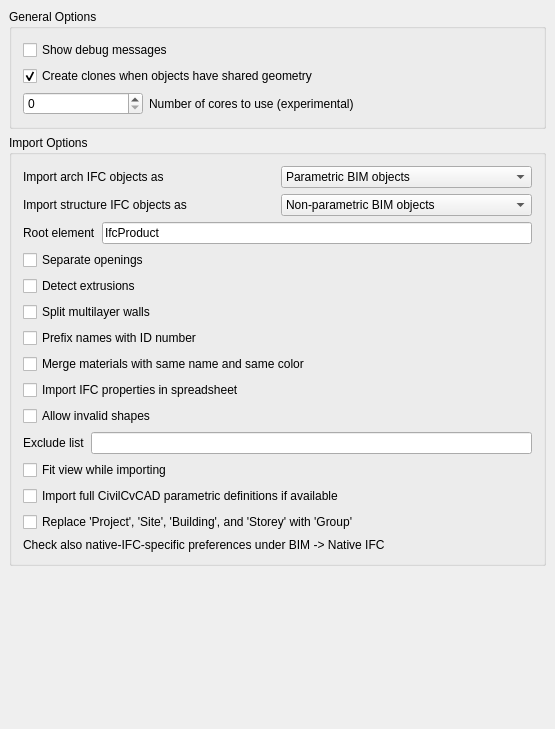
<?xml version="1.0" encoding="UTF-8"?>
<ui version="4.0">
 <class>Gui::Dialog::DlgSettingsArch</class>
 <widget class="QWidget" name="Gui::Dialog::DlgSettingsArch">
  <property name="geometry">
   <rect>
    <x>0</x>
    <y>0</y>
    <width>555</width>
    <height>729</height>
   </rect>
  </property>
  <property name="windowTitle">
   <string>IFC Import</string>
  </property>
  <layout class="QVBoxLayout">
   <property name="spacing">
    <number>6</number>
   </property>
   <property name="margin">
    <number>9</number>
   </property>
   <item>
    <widget class="QGroupBox" name="groupBox_3">
     <property name="title">
      <string>General Options</string>
     </property>
     <layout class="QVBoxLayout" name="verticalLayout_3">
      <item>
       <widget class="Gui::PrefCheckBox" name="gui::prefcheckbox_5">
        <property name="toolTip">
         <string>Shows verbose debug messages during import and export
of IFC files in the Report view panel</string>
        </property>
        <property name="text">
         <string>Show debug messages</string>
        </property>
        <property name="prefEntry" stdset="0">
         <cstring>ifcDebug</cstring>
        </property>
        <property name="prefPath" stdset="0">
         <cstring>Mod/Arch</cstring>
        </property>
       </widget>
      </item>
      <item>
       <widget class="Gui::PrefCheckBox" name="checkBox_6">
        <property name="toolTip">
         <string>Clones are used when objects have shared geometry
One object is the base object, the others are clones.</string>
        </property>
        <property name="text">
         <string>Create clones when objects have shared geometry</string>
        </property>
        <property name="checked">
         <bool>true</bool>
        </property>
        <property name="prefEntry" stdset="0">
         <cstring>ifcCreateClones</cstring>
        </property>
        <property name="prefPath" stdset="0">
         <cstring>Mod/Arch</cstring>
        </property>
       </widget>
      </item>
      <item>
       <layout class="QHBoxLayout" name="horizontalLayout">
        <item>
         <widget class="Gui::PrefSpinBox" name="spinBox">
          <property name="maximumSize">
           <size>
            <width>120</width>
            <height>16777215</height>
           </size>
          </property>
          <property name="toolTip">
           <string>EXPERIMENTAL
The number of cores to use in multicore mode.
Keep 0 to disable multicore mode.
The maximum value should be the number of cores in the CPU minus 1,
for example, 3 cores for a 4-core CPU.

Set it to 1 to use multicore mode in single-core mode; this is safer
if crashes occur when multiple cores are set.</string>
          </property>
          <property name="prefEntry" stdset="0">
           <cstring>ifcMulticore</cstring>
          </property>
          <property name="prefPath" stdset="0">
           <cstring>Mod/Arch</cstring>
          </property>
         </widget>
        </item>
        <item>
         <widget class="QLabel" name="label">
          <property name="toolTip">
           <string>EXPERIMENTAL
The number of cores to use in multicore mode.
Keep 0 to disable multicore mode.
The maximum value should be the number of cores in the CPU minus 1,
for example, 3 cores for a 4-core CPU.

Set it to 1 to use multicore mode in single-core mode; this is safer
if crashes occur when multiple cores are set.</string>
          </property>
          <property name="text">
           <string>Number of cores to use (experimental)</string>
          </property>
         </widget>
        </item>
        <item>
         <spacer name="horizontalSpacer">
          <property name="orientation">
           <enum>Qt::Horizontal</enum>
          </property>
          <property name="sizeType">
           <enum>QSizePolicy::Fixed</enum>
          </property>
          <property name="sizeHint" stdset="0">
           <size>
            <width>16</width>
            <height>20</height>
           </size>
          </property>
         </spacer>
        </item>
       </layout>
      </item>
     </layout>
    </widget>
   </item>
   <item>
    <widget class="QGroupBox" name="groupBox_2">
     <property name="title">
      <string>Import Options</string>
     </property>
     <layout class="QVBoxLayout" name="verticalLayout">
      <item>
       <layout class="QHBoxLayout" name="horizontalLayout_3">
        <item>
         <widget class="QLabel" name="label_5">
          <property name="text">
           <string>Import arch IFC objects as</string>
          </property>
         </widget>
        </item>
        <item>
         <widget class="Gui::PrefComboBox" name="comboBox">
          <property name="toolTip">
           <string>Specifies what kind of objects will be created in CivilCvCAD</string>
          </property>
          <property name="prefEntry" stdset="0">
           <cstring>ifcImportModeArch</cstring>
          </property>
          <property name="prefPath" stdset="0">
           <cstring>Mod/Arch</cstring>
          </property>
          <item>
           <property name="text">
            <string>Parametric BIM objects</string>
           </property>
          </item>
          <item>
           <property name="text">
            <string>Non-parametric BIM objects</string>
           </property>
          </item>
          <item>
           <property name="text">
            <string>Simple Part shapes</string>
           </property>
          </item>
          <item>
           <property name="text">
            <string>One compound per floor</string>
           </property>
          </item>
          <item>
           <property name="text">
            <string>Do not import BIM objects</string>
           </property>
          </item>
         </widget>
        </item>
       </layout>
      </item>
      <item>
       <layout class="QHBoxLayout" name="horizontalLayout_5">
        <item>
         <widget class="QLabel" name="label_6">
          <property name="text">
           <string>Import structure IFC objects as</string>
          </property>
         </widget>
        </item>
        <item>
         <widget class="Gui::PrefComboBox" name="comboBox_2">
          <property name="toolTip">
           <string>Specifies what kind of objects will be created in CivilCvCAD</string>
          </property>
          <property name="prefEntry" stdset="0">
           <cstring>ifcImportModeStruct</cstring>
          </property>
          <property name="prefPath" stdset="0">
           <cstring>Mod/Arch</cstring>
          </property>
          <item>
           <property name="text">
            <string>Non-parametric BIM objects</string>
           </property>
          </item>
          <item>
           <property name="text">
            <string>Simple Part shapes</string>
           </property>
          </item>
          <item>
           <property name="text">
            <string>One compound for all</string>
           </property>
          </item>
          <item>
           <property name="text">
            <string>Do not import structural objects</string>
           </property>
          </item>
         </widget>
        </item>
       </layout>
      </item>
      <item>
       <layout class="QHBoxLayout" name="horizontalLayout_2">
        <item>
         <widget class="QLabel" name="label_2">
          <property name="text">
           <string>Root element</string>
          </property>
         </widget>
        </item>
        <item>
         <widget class="Gui::PrefLineEdit" name="lineEdit_2">
          <property name="toolTip">
           <string>Only subtypes of the specified element will be imported.
Keep the element IfcProduct to import all building elements.</string>
          </property>
          <property name="text">
           <string notr="true">IfcProduct</string>
          </property>
          <property name="prefEntry" stdset="0">
           <cstring>ifcRootElement</cstring>
          </property>
          <property name="prefPath" stdset="0">
           <cstring>Mod/Arch</cstring>
          </property>
         </widget>
        </item>
       </layout>
      </item>
      <item>
       <widget class="Gui::PrefCheckBox" name="gui::prefcheckbox_6">
        <property name="toolTip">
         <string>Openings will be imported as subtractions, otherwise wall shapes
will already have their openings subtracted</string>
        </property>
        <property name="text">
         <string>Separate openings</string>
        </property>
        <property name="prefEntry" stdset="0">
         <cstring>ifcSeparateOpenings</cstring>
        </property>
        <property name="prefPath" stdset="0">
         <cstring>Mod/Arch</cstring>
        </property>
       </widget>
      </item>
      <item>
       <widget class="Gui::PrefCheckBox" name="checkBox_2">
        <property name="toolTip">
         <string>The importer will try to detect extrusions.
Note that this might slow things down.</string>
        </property>
        <property name="text">
         <string>Detect extrusions</string>
        </property>
        <property name="prefEntry" stdset="0">
         <cstring>ifcGetExtrusions</cstring>
        </property>
        <property name="prefPath" stdset="0">
         <cstring>Mod/Arch</cstring>
        </property>
       </widget>
      </item>
      <item>
       <widget class="Gui::PrefCheckBox" name="checkBox_11">
        <property name="toolTip">
         <string>Split walls made of multiple layers</string>
        </property>
        <property name="text">
         <string>Split multilayer walls</string>
        </property>
        <property name="prefEntry" stdset="0">
         <cstring>ifcSplitLayers</cstring>
        </property>
        <property name="prefPath" stdset="0">
         <cstring>Mod/Arch</cstring>
        </property>
       </widget>
      </item>
      <item>
       <widget class="Gui::PrefCheckBox" name="gui::prefcheckbox_7">
        <property name="toolTip">
         <string>Object names will be prefixed with the IFC ID number</string>
        </property>
        <property name="text">
         <string>Prefix names with ID number</string>
        </property>
        <property name="prefEntry" stdset="0">
         <cstring>ifcPrefixNumbers</cstring>
        </property>
        <property name="prefPath" stdset="0">
         <cstring>Mod/Arch</cstring>
        </property>
       </widget>
      </item>
      <item>
       <widget class="Gui::PrefCheckBox" name="checkBox_3">
        <property name="toolTip">
         <string>If several materials with the same name and color are found in the IFC file,
they will be treated as one.</string>
        </property>
        <property name="text">
         <string>Merge materials with same name and same color</string>
        </property>
        <property name="prefEntry" stdset="0">
         <cstring>ifcMergeMaterials</cstring>
        </property>
        <property name="prefPath" stdset="0">
         <cstring>Mod/Arch</cstring>
        </property>
       </widget>
      </item>
      <item>
       <widget class="Gui::PrefCheckBox" name="checkBox_8">
        <property name="toolTip">
         <string>Each object will have their IFC properties stored in a spreadsheet object</string>
        </property>
        <property name="text">
         <string>Import IFC properties in spreadsheet</string>
        </property>
        <property name="prefEntry" stdset="0">
         <cstring>ifcImportProperties</cstring>
        </property>
        <property name="prefPath" stdset="0">
         <cstring>Mod/Arch</cstring>
        </property>
       </widget>
      </item>
      <item>
       <widget class="Gui::PrefCheckBox" name="checkBox_22">
        <property name="toolTip">
         <string>IFC files can contain unclean or non-solid geometry. If this option is checked, all the geometry is imported, regardless of their validity.</string>
        </property>
        <property name="text">
         <string>Allow invalid shapes</string>
        </property>
        <property name="prefEntry" stdset="0">
         <cstring>ifcAllowInvalid</cstring>
        </property>
        <property name="prefPath" stdset="0">
         <cstring>Mod/Arch</cstring>
        </property>
       </widget>
      </item>
      <item>
       <layout class="QHBoxLayout" name="horizontalLayout_13">
        <item>
         <widget class="QLabel" name="label_4">
          <property name="text">
           <string>Exclude list</string>
          </property>
         </widget>
        </item>
        <item>
         <widget class="Gui::PrefLineEdit" name="gui::preflineedit">
          <property name="toolTip">
           <string>Comma-separated list of IFC entities to be excluded from imports</string>
          </property>
          <property name="text">
           <string/>
          </property>
          <property name="placeholderText">
           <string/>
          </property>
          <property name="prefEntry" stdset="0">
           <cstring>ifcSkip</cstring>
          </property>
          <property name="prefPath" stdset="0">
           <cstring>Mod/Arch</cstring>
          </property>
         </widget>
        </item>
       </layout>
      </item>
      <item>
       <widget class="Gui::PrefCheckBox" name="checkBox_14">
        <property name="toolTip">
         <string>Fit view during import on the imported objects.
This will slow down the import, but one can watch the import.</string>
        </property>
        <property name="text">
         <string>Fit view while importing</string>
        </property>
        <property name="prefEntry" stdset="0">
         <cstring>ifcFitViewOnImport</cstring>
        </property>
        <property name="prefPath" stdset="0">
         <cstring>Mod/Arch</cstring>
        </property>
       </widget>
      </item>
      <item>
       <widget class="Gui::PrefCheckBox" name="checkBox_18">
        <property name="toolTip">
         <string>Creates a full parametric model on import using stored
CivilCvCAD object properties</string>
        </property>
        <property name="text">
         <string>Import full CivilCvCAD parametric definitions if available</string>
        </property>
        <property name="prefEntry" stdset="0">
         <cstring>IfcImportCivilCvCADProperties</cstring>
        </property>
        <property name="prefPath" stdset="0">
         <cstring>Mod/Arch</cstring>
        </property>
       </widget>
      </item>
      <item>
       <widget class="Gui::PrefCheckBox" name="checkBox">
        <property name="toolTip">
         <string>If this option is checked, the default 'Project', 'Site', 'Building', and 'Storeys'
objects that are usually found in an IFC file are not imported, and all objects
are placed in a 'Group' instead.
'Buildings' and 'Storeys' are still imported if there is more than one.</string>
        </property>
        <property name="text">
         <string>Replace 'Project', 'Site', 'Building', and 'Storey' with 'Group'</string>
        </property>
        <property name="prefEntry" stdset="0">
         <cstring>ifcReplaceProject</cstring>
        </property>
        <property name="prefPath" stdset="0">
         <cstring>Mod/Arch</cstring>
        </property>
       </widget>
      </item>
      <item>
       <widget class="QLabel" name="label_3">
        <property name="text">
         <string>Check also native-IFC-specific preferences under BIM -&gt; Native IFC</string>
        </property>
       </widget>
      </item>
     </layout>
    </widget>
   </item>
   <item>
    <spacer name="verticalSpacer">
     <property name="orientation">
      <enum>Qt::Vertical</enum>
     </property>
     <property name="sizeHint" stdset="0">
      <size>
       <width>20</width>
       <height>40</height>
      </size>
     </property>
    </spacer>
   </item>
  </layout>
 </widget>
 <layoutdefault spacing="6" margin="11"/>
 <customwidgets>
  <customwidget>
   <class>Gui::PrefSpinBox</class>
   <extends>QSpinBox</extends>
   <header>Gui/PrefWidgets.h</header>
  </customwidget>
  <customwidget>
   <class>Gui::PrefCheckBox</class>
   <extends>QCheckBox</extends>
   <header>Gui/PrefWidgets.h</header>
  </customwidget>
  <customwidget>
   <class>Gui::PrefComboBox</class>
   <extends>QComboBox</extends>
   <header>Gui/PrefWidgets.h</header>
  </customwidget>
  <customwidget>
   <class>Gui::PrefLineEdit</class>
   <extends>QLineEdit</extends>
   <header>Gui/PrefWidgets.h</header>
  </customwidget>
 </customwidgets>
 <resources/>
 <connections/>
</ui>
